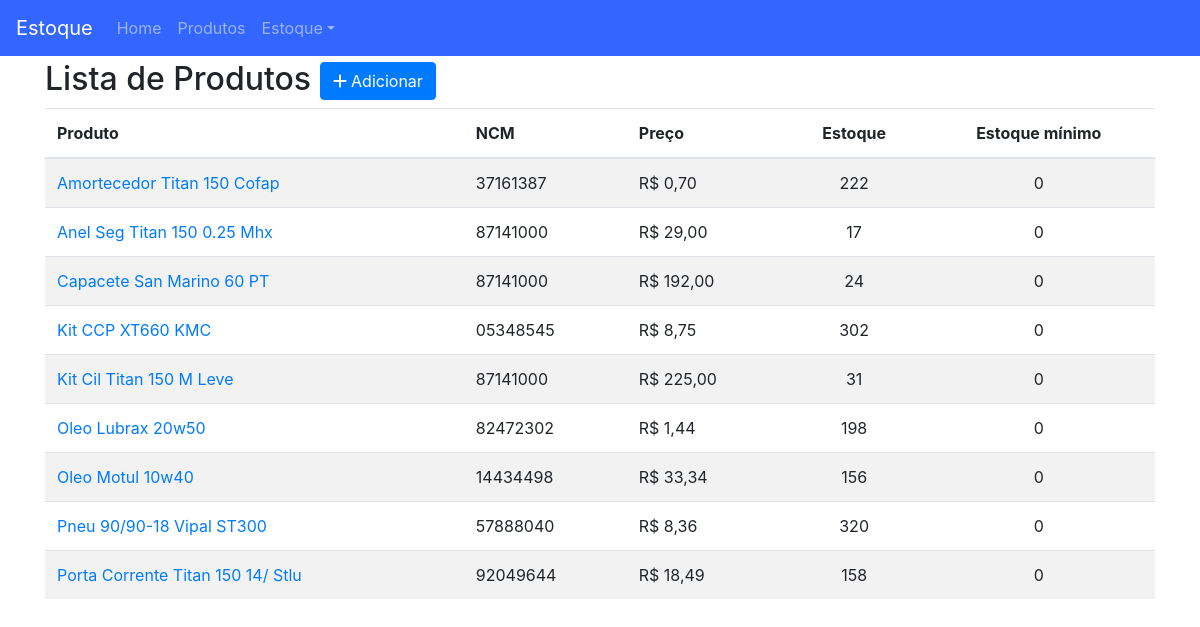
/produto/, run on an earlier commit of the app's database.
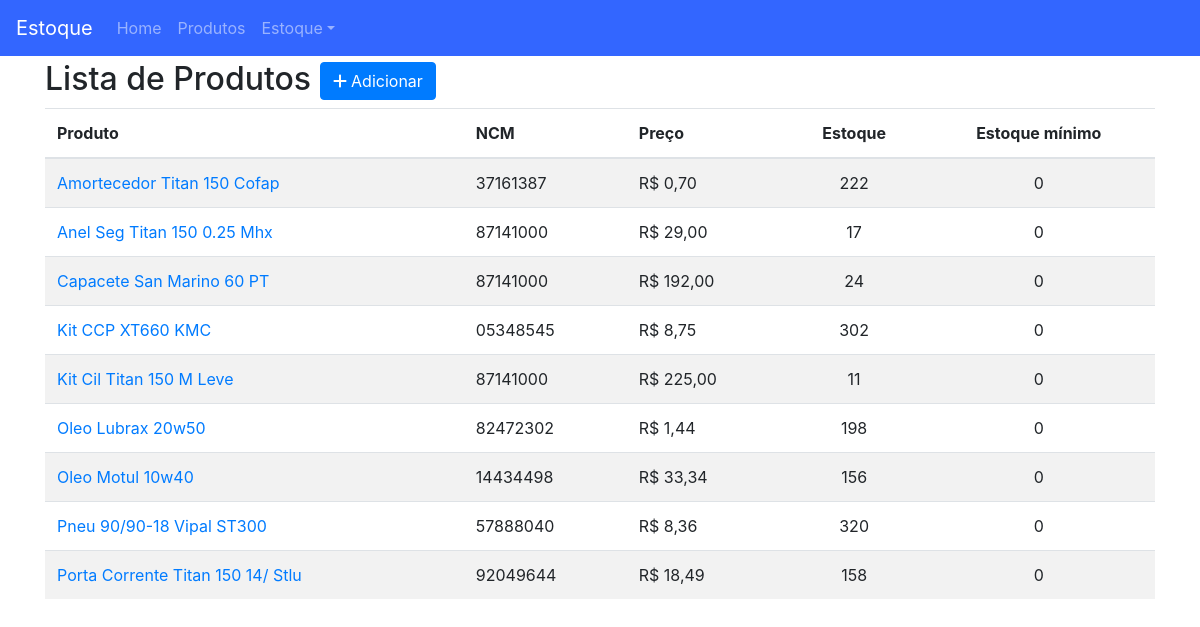
And on a later commit of the database.
### produto/models.py (models this page shows, shortened)
class Produto(models.Model):
    produto = models.CharField('Produto', max_length=100, unique=True)
    ncm = models.CharField('NCM', max_length=8)
    preco = models.DecimalField('Preço', max_digits=8, decimal_places=2)
    estoque = models.IntegerField('Estoque atual')
    estoque_minimo = models.PositiveIntegerField('Estoque mínimo', default=0)
    class Meta:
        ordering = ('produto',)
    def get_absolute_url(self):
        return reverse_lazy('produto:product_detail', kwargs={'pk': self.pk})

### produto/views.py (the view)
# urls.py: path('', v.ProductList.as_view(), name='product_list'),
class ProductList(TemplateView):
    template_name = 'product_list.html'
    def get_context_data(self, **kwargs):
        context = super().get_context_data(**kwargs)
        context['object_list'] = Produto.objects.all()
        return context

### produto/templates/product_list.html
{% extends 'base.html' %}
{% block content %}
<div class="page-header">
    <h2>Lista de Produtos
        <span class="pull-right">
            <a href="{% url 'produto:product_add' %}">
                <button type="button" class="btn btn-primary">
                    <span class="fa fa-plus"></span> Adicionar
                </button>
            </a>
        </span>
    </h2>
    {% if object_list %}
    <table class="table table-striped">
        <thead>
            <tr>
                <th>Produto</th>
                <th>NCM</th>
                <th>Preço</th>
                <th class="text-center">Estoque</th>
                <th class="text-center">Estoque mínimo</th>
            </tr>
        </thead>
        <tbody>
            {% for object in object_list %}
                <tr>
                    <td>
                        <a href="{{ object.get_absolute_url }}">{{ object.produto }}</a>
                    </td>
                    <td>{{ object.ncm }}</td>
                    <td>R$ <span class="pull-right">{{ object.preco }}</span></td>
                    <td class="text-center">{{ object.estoque }}</td>
                    <td class="text-center">{{ object.estoque_minimo }}</td>
                </tr>
            {% endfor %}
        </tbody>
    </table>
    {% else %}
        <p class="alert alert-warning">Lista vazia.</p>
    {% endif %}
</div>
{% endblock content %}

What changed in the data, as far as the page shows it:
changed Produto "Kit Cil Titan 150 M Leve": estoque "31" → "11"
